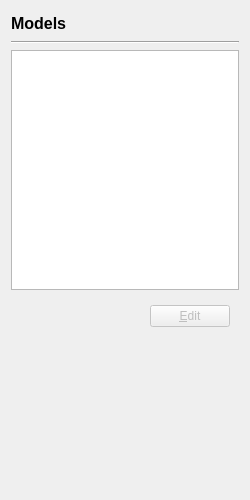
<?xml version="1.0" encoding="UTF-8"?>
<ui version="4.0">
 <class>ModelsPage</class>
 <widget class="QWidget" name="ModelsPage">
  <property name="geometry">
   <rect>
    <x>0</x>
    <y>0</y>
    <width>250</width>
    <height>500</height>
   </rect>
  </property>
  <property name="windowTitle">
   <string>Form</string>
  </property>
  <layout class="QVBoxLayout" name="verticalLayout">
   <item>
    <widget class="QLabel" name="title">
     <property name="minimumSize">
      <size>
       <width>0</width>
       <height>24</height>
      </size>
     </property>
     <property name="font">
      <font>
       <pointsize>12</pointsize>
       <bold>true</bold>
      </font>
     </property>
     <property name="text">
      <string>Models</string>
     </property>
    </widget>
   </item>
   <item>
    <widget class="Line" name="line">
     <property name="orientation">
      <enum>Qt::Horizontal</enum>
     </property>
    </widget>
   </item>
   <item>
    <widget class="QListWidget" name="list">
     <property name="minimumSize">
      <size>
       <width>0</width>
       <height>240</height>
      </size>
     </property>
     <property name="editTriggers">
      <set>QAbstractItemView::NoEditTriggers</set>
     </property>
    </widget>
   </item>
   <item>
    <widget class="QWidget" name="widget" native="true">
     <layout class="QHBoxLayout" name="horizontalLayout">
      <item>
       <spacer name="horizontalSpacer">
        <property name="orientation">
         <enum>Qt::Horizontal</enum>
        </property>
        <property name="sizeHint" stdset="0">
         <size>
          <width>130</width>
          <height>20</height>
         </size>
        </property>
       </spacer>
      </item>
      <item>
       <widget class="QPushButton" name="edit">
        <property name="enabled">
         <bool>false</bool>
        </property>
        <property name="text">
         <string>&amp;Edit</string>
        </property>
       </widget>
      </item>
     </layout>
    </widget>
   </item>
   <item>
    <spacer name="verticalSpacer">
     <property name="orientation">
      <enum>Qt::Vertical</enum>
     </property>
     <property name="sizeHint" stdset="0">
      <size>
       <width>20</width>
       <height>163</height>
      </size>
     </property>
    </spacer>
   </item>
  </layout>
 </widget>
 <resources/>
 <connections/>
</ui>
